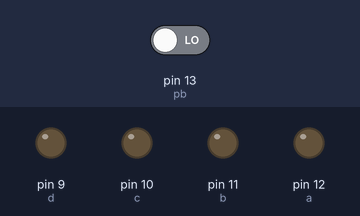
Recording of a sketch running on a simulated Arduino Uno, built with avr-gcc and run on an emulated ATmega328P. Parts: output pins drawn as LEDs (lit = HIGH). Dashed ring = blinking. The inputs (shaded band) are chosen by the test bench; at power-on: pin 13 (pb) LOW.

Above: at 1.8 s.
1.9 s: pin 13 (pb) driven HIGH
At 2.9 s:
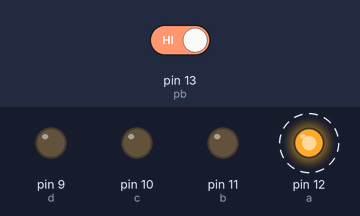
4.9 s: pin 13 (pb) driven LOW
At 6.2 s:
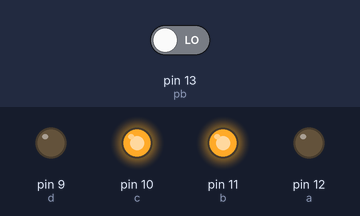
6.5 s: pin 13 (pb) driven HIGH
At 7.4 s:
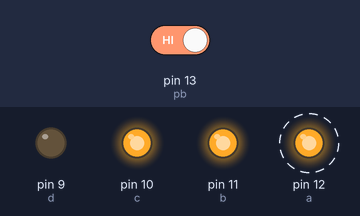
Timing chart, 0 to 15.5 s (numbered marks = the images above; inputs shaded):
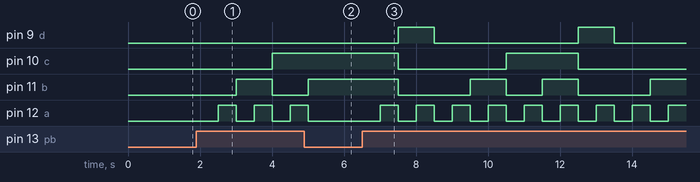

Measured:
- after the input at 1.9 s, pin 10 (c): LOW → HIGH after 2.1 s; pin 11 (b): LOW → HIGH after 1.1 s, → LOW 1.0 s later; pin 12 (a): alternates HIGH for 0.50 s and LOW for 0.50 s, starting after 0.60 s
- after the input at 4.9 s, pin 9 (d): stays LOW (without the input it goes to HIGH after 1.1 s); pin 10 (c): stays HIGH (without the input it goes to LOW after 1.1 s); pin 11 (b): goes on until 5.0 s, then stays HIGH; pin 12 (a): goes on until 5.0 s, then stays LOW
- after the input at 6.5 s, pin 9 (d): alternates HIGH for 1.0 s and LOW for 4.0 s, starting after 1.0 s; pin 10 (c): HIGH → LOW after 1.0 s, → HIGH 3.0 s later, → LOW 2.0 s later

The sketch:

7_segment_with_7448.ino
```cpp
/********************************************************************
Engineer : Omar Elsobkey
Version  : 1.0
Date     : 9/2/2021
********************************************************************/

#define pb 13
#define a 12
#define b 11
#define c 10
#define d 9

int pb_state;

int number[] = {0, 0, 0, 0};
int show = 0, help;

void setup() {
  // put your setup code here, to run once:
  pinMode(pb, INPUT);

  pinMode(a, OUTPUT);
  pinMode(b, OUTPUT);
  pinMode(c, OUTPUT);
  pinMode(d, OUTPUT);

  segment();
}

void loop() {
  // put your main code here, to run repeatedly:
  pb_state = digitalRead(pb);
  delay(500);
  if (pb_state == HIGH) {
    increment();
    segment();
  }
}

void segment() {
  digitalWrite(a, number[0]);
  digitalWrite(b, number[1]);
  digitalWrite(c, number[2]);
  digitalWrite(d, number[3]);
}

void increment() {
  show++;
  show %= 10;

  help = show;

  for (int i = 0; i < 4; i++) {
    number[i] = help % 2;
    help /= 2;
  }
}
```
